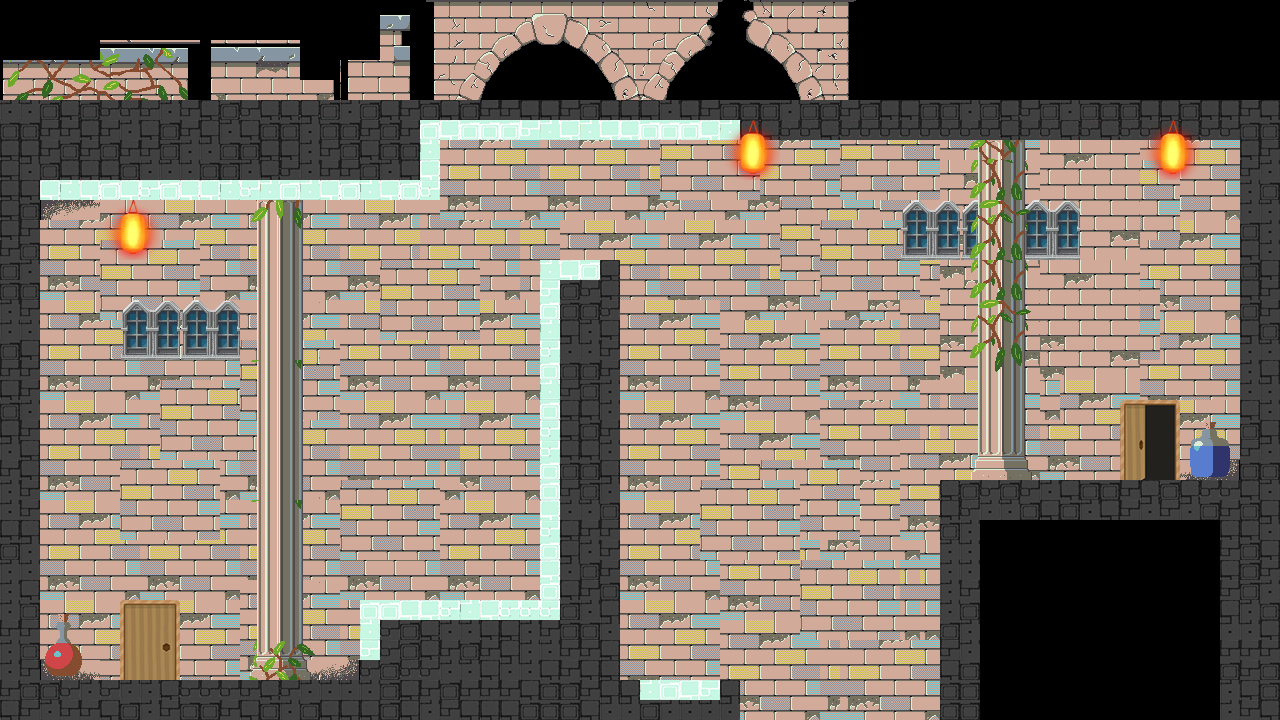

Rendered tile map (Tiled .tmx) drawn with the repository's tilesets; below, a short description and the map source with its tile grids summarised:
An orthogonal 64x36 tile map with 20x20 px tiles, 7 tile layers (wall, doorIn, doorOut, window, ...), 6 tilesets and 23 objects (12x wall, 8x barrier, InitialPos, npcPos, exitPos).

<map version="1.0" tiledversion="1.1.6" orientation="orthogonal" renderorder="right-down" width="64" height="36" tilewidth="20" tileheight="20" infinite="0" nextobjectid="24">
 <tileset firstgid="1" source="blocks.tsx" />
 <tileset firstgid="65" source="wall.tsx" />
 <tileset firstgid="4115" source="../level5/light.tsx" />
 <tileset firstgid="4124" source="../level5/window.tsx" />
 <tileset firstgid="4133" source="dooIn.tsx" />
 <tileset firstgid="4145" source="doorOur.tsx" />
 <layer name="wall" width="64" height="36">
  <data>[2304 cells, 1613 non-empty, 287 distinct tile ids]</data>
 </layer>
 <layer name="doorIn" width="64" height="36">
  <data>[2304 cells, 12 non-empty, 12 distinct tile ids]</data>
 </layer>
 <layer name="doorOut" width="64" height="36">
  <data>[2304 cells, 12 non-empty, 12 distinct tile ids]</data>
 </layer>
 <layer name="window" width="64" height="36">
  <data>[2304 cells, 65 non-empty, 29 distinct tile ids]</data>
 </layer>
 <layer name="pillar" width="64" height="36">
  <data>[2304 cells, 192 non-empty, 116 distinct tile ids]</data>
 </layer>
 <layer name="blocks" width="64" height="36">
  <data>[2304 cells, 554 non-empty, 8 distinct tile ids]</data>
 </layer>
 <layer name="light" width="64" height="36">
  <data>[2304 cells, 27 non-empty, 9 distinct tile ids]</data>
 </layer>
 <objectgroup name="Objects">
  <object id="1" name="InitialPos" x="150.667" y="624.667" width="1" height="1" />
  <object id="2" name="npcPos" x="410" y="565.5" width="1" height="1" />
  <object id="3" name="wall" x="0.333333" y="100.667" width="39" height="620">
   <properties>
    <property name="wall" value="" />
   </properties>
  </object>
  <object id="4" name="wall" x="40" y="101" width="380" height="80">
   <properties>
    <property name="wall" value="" />
   </properties>
  </object>
  <object id="5" name="wall" x="39.6667" y="680.667" width="580" height="39">
   <properties>
    <property name="wall" value="" />
   </properties>
  </object>
  <object id="6" name="wall" x="560.25" y="280" width="58.75" height="400">
   <properties>
    <property name="wall" value="" />
   </properties>
  </object>
  <object id="7" name="wall" x="380" y="620" width="180" height="59.5">
   <properties>
    <property name="wall" value="" />
   </properties>
  </object>
  <object id="8" name="wall" x="620" y="700" width="120" height="19.5">
   <properties>
    <property name="wall" value="" />
   </properties>
  </object>
  <object id="9" name="wall" x="940" y="480.333" width="41" height="239">
   <properties>
    <property name="wall" value="" />
   </properties>
  </object>
  <object id="10" name="wall" x="981" y="480.333" width="240" height="41">
   <properties>
    <property name="wall" value="" />
   </properties>
  </object>
  <object id="11" name="wall" x="1221" y="480.333" width="58" height="242">
   <properties>
    <property name="wall" value="" />
   </properties>
  </object>
  <object id="12" name="wall" x="1239" y="101" width="42" height="379">
   <properties>
    <property name="wall" value="" />
   </properties>
  </object>
  <object id="13" name="wall" x="419" y="99" width="819" height="22">
   <properties>
    <property name="wall" value="" />
   </properties>
  </object>
  <object id="14" name="barrier" x="40.3333" y="180.667" width="379" height="18.3333">
   <properties>
    <property name="barrier" value="" />
   </properties>
  </object>
  <object id="15" name="barrier" x="420.5" y="122" width="18.5" height="77.5">
   <properties>
    <property name="barrier" value="" />
   </properties>
  </object>
  <object id="16" name="barrier" x="439.667" y="121.167" width="300.5" height="18.5">
   <properties>
    <property name="barrier" value="" />
   </properties>
  </object>
  <object id="17" name="barrier" x="359.5" y="600" width="20" height="81">
   <properties>
    <property name="barrier" value="" />
   </properties>
  </object>
  <object id="18" name="barrier" x="379.5" y="600.5" width="180" height="19">
   <properties>
    <property name="barrier" value="" />
   </properties>
  </object>
  <object id="19" name="barrier" x="540.5" y="260" width="19.75" height="340">
   <properties>
    <property name="barrier" value="" />
   </properties>
  </object>
  <object id="20" name="barrier" x="559.75" y="259" width="39.75" height="21">
   <properties>
    <property name="barrier" value="" />
   </properties>
  </object>
  <object id="21" name="barrier" x="620.667" y="680.667" width="119.333" height="19.3333">
   <properties>
    <property name="barrier" value="" />
   </properties>
  </object>
  <object id="22" name="exitPos" x="1172.58" y="444.167" width="1" height="1" />
  <object id="23" name="wall" x="600" y="259" width="20" height="19.5">
   <properties>
    <property name="wall" value="" />
   </properties>
  </object>
 </objectgroup>
</map>
